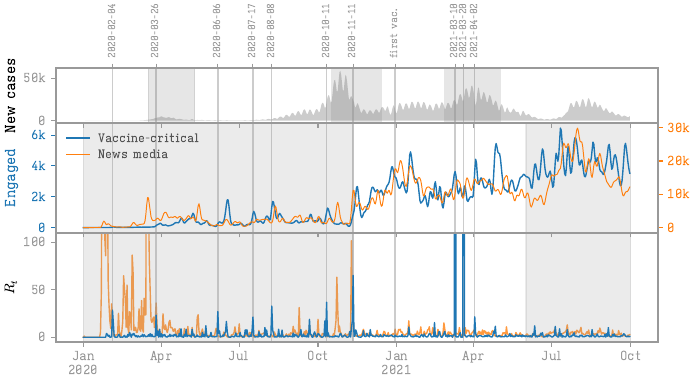

This chart was generated by the following Python code:
#!/usr/bin/env python
"""Plots engagement for a given window."""

import csv
from datetime import date, timedelta

import numpy as np
from matplotlib import dates as mdates
from matplotlib import pyplot, ticker

import cov
import cov_utils
from conf import WIN

pyplot.style.use("mplrc")
grey = "#999999"

keywords = []
for topic in ["covid", "vaccine"]:
    with open(f"../data/keys-{topic}.txt", "rt") as fin:
        keywords += [line.rstrip() for line in fin]

keywords += ["covid__19", "covid19france", "covid_19fr", "covidー19"]


def check_event(day: str, win: int, ignore=None):
    """Check tweet content around an event.

    Parameters
    ----------
    day : date or str
        the day of interest
    win : int
        the window duration in days: [day, day + win)
    ignore : list
        the hashtags to ignore
    """
    if isinstance(day, str):
        day = date.fromisoformat(day)

    # data = cov.load_range(day - timedelta(days=win - 1), day + timedelta(days=1))
    # we check the window following the day at which we measures a peak.
    data = cov.load_range(day, day + timedelta(days=win))

    rank = data.hashtags_rank()
    if ignore is not None:
        for d in ignore:
            del rank[d]
    print(", ".join([r[0] for r in rank.most_common(10)]))
    print()


def label_fmt(x, pos):
    if x == 0:
        return "0"
    if x % 1000000 == 0:
        return f"{x//100000}M"
    if x % 1000 == 0:
        return f"{x//1000:.0f}k"
    return f"{x}"


fig, axes = pyplot.subplots(
    nrows=3,
    figsize=(7, 3.8),
    sharex=True,
    gridspec_kw={
        "hspace": 0,
        "top": 0.82,
        "right": 0.94,
        "left": 0.08,
        "bottom": 0.10,
        "height_ratios": [0.2, 0.4, 0.4],
    },
)

data = cov_utils.load_csv(f"../data/engagement-tau_{WIN}.tsv", transpose=True)
data["day"] = [date.fromisoformat(day) for day in data["day"]]

high = [dt for dt, val in zip(data["day"], data["rt"]) if val >= 20]
cases = cov_utils.load_cases("FR", transpose=True)

ax = axes[2]
ax.plot(data["day"], data["rt"])
ax.plot(data["day"], data["rt_media"], zorder=-1, alpha=0.8)
ax.set(ylabel=r"$R_t$")
ax.set_ylim(-5, 110)
# ax.tick_params("x", rotation=30)


ax = axes[1]
ax2 = ax.twinx()
next(ax2._get_lines.prop_cycler)

(full,) = ax2.plot(
    data["day"],
    cov_utils.smooth_convolve(data["media"], window=7),
    linewidth=0.7,
    label="News media",
)
(eng,) = ax.plot(
    data["day"],
    cov_utils.smooth_convolve(data["eng"], window=7),
    linewidth=1,
    label="Vaccine-critical",
)

ax2.tick_params("y", color=full.get_color(), labelcolor=full.get_color())
ax.tick_params("y", color=eng.get_color(), labelcolor=eng.get_color())
ax.legend(handles=[eng, full], fontsize="small", labelcolor="#555555", frameon=False)
ax.set_ylabel("Engaged", color=eng.get_color())
ax.yaxis.set_major_formatter(ticker.FuncFormatter(label_fmt))
ax2.yaxis.set_major_formatter(ticker.FuncFormatter(label_fmt))

ax = axes[0]

yes = np.array(cases["New_cases"])
xes = np.array(cases["day"])
yes = np.array([x if x is not None and not isinstance(x, str) else 0 for x in yes])

ax.fill_between(
    xes,
    cov_utils.smooth_convolve(yes, window=7),
    color=grey,
    alpha=0.5,
    linewidth=0,
)
ax.set_ylabel("New cases")
ax.yaxis.set_major_formatter(ticker.FuncFormatter(label_fmt))
secax = ax.secondary_xaxis("top")
secax.set_xticks(list(high) + [date.fromisoformat("2020-12-30")])
secax.set_xticklabels(
    [d.isoformat() for d in high] + ["first vac."],
    rotation=90,
    ha="center",
    va="bottom",
    fontdict={"fontsize": 7},
)

for locks in cov_utils.load_csv("../data/lockdowns.tsv"):
    ax.axvspan(
        date.fromisoformat(locks["start"]),
        date.fromisoformat(locks["end"]),
        alpha=0.2,
        color="grey",
    )

for dt in high:
    print(dt)
    check_event(dt, WIN, ignore=keywords)
    for ax in axes:
        ax.axvline(dt, color=grey, alpha=0.5, zorder=-1)

for ax in axes:
    ax.axvline(date.fromisoformat("2020-12-30"), color=grey, alpha=0.5, zorder=-1)

for ax in axes[1:]:
    ax.axvspan(date(2020, 1, 1), date(2020, 11, 11), alpha=0.2, color=grey)
    ax.axvspan(date(2021, 6, 1), date(2021, 10, 1), alpha=0.2, color=grey)

fig.align_ylabels(axes)

locator = mdates.AutoDateLocator(minticks=6, maxticks=12)
formatter = mdates.ConciseDateFormatter(locator, formats=["%b\n%Y", "%b", "", "", "", ""])
ax.xaxis.set_major_locator(locator)
ax.xaxis.set_major_formatter(formatter)

with open(f"../data/engagement-events-tau_{WIN}.tsv", "wt") as fout:
    writer = csv.writer(fout, dialect=csv.excel_tab)
    writer.writerow(["event", "day"])
    writer.writerows([(f"event-{i}", day) for i, day in enumerate(high)])

pyplot.savefig("plot_engagement.pdf")
